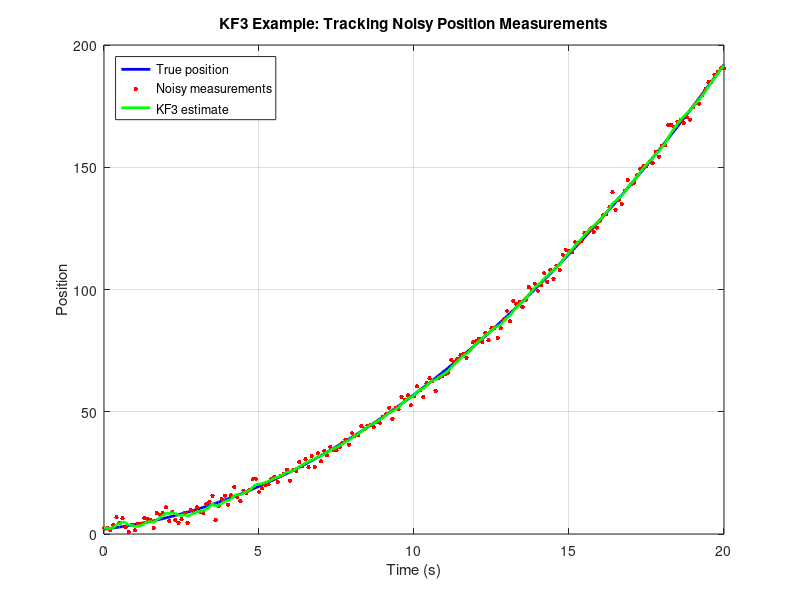
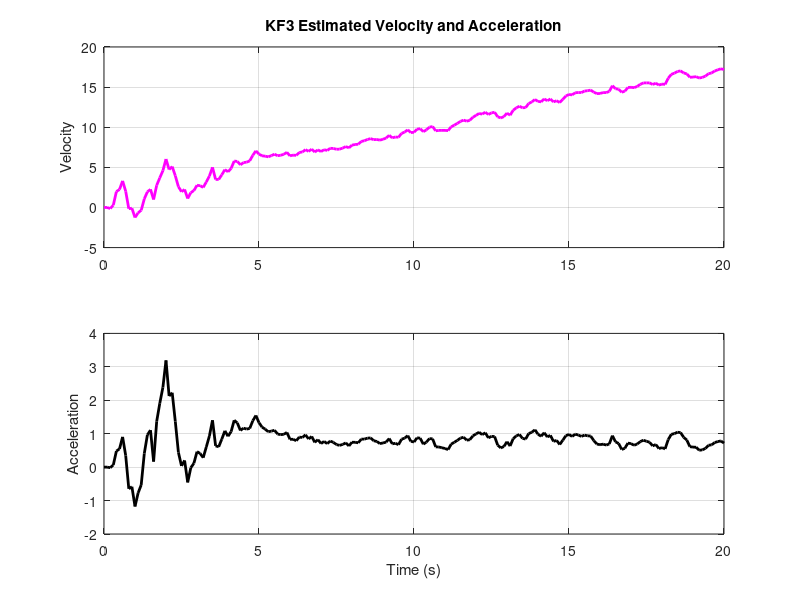

Write MATLAB code to recreate these figures, in order.
% KF3 example problem: estimate 1D motion (position, velocity, acceleration)
% from noisy position measurements and plot the result.

clear; clc; close all;

dt = 0.1;
T = 20;
t = 0:dt:T;

% True motion with constant acceleration
a_true = 0.8;
x_true = 2 + 1.5*t + 0.5*a_true*t.^2;

% Noisy measurements
sigma_meas = 2.0;
z = x_true + sigma_meas*randn(size(x_true));

% KF3 state: [position; velocity; acceleration]
F = [1 dt 0.5*dt^2;
     0 1  dt;
     0 0  1];
H = [1 0 0];
Q = diag([1e-4 1e-3 1e-2]);
R = sigma_meas^2;

n = numel(t);
x_hat = zeros(3, n);
P = eye(3) * 10;
x_hat(:,1) = [z(1); 0; 0];

for k = 2:n
    x_pred = F * x_hat(:,k-1);
    P_pred = F * P * F' + Q;

    y = z(k) - H * x_pred;
    S = H * P_pred * H' + R;
    K = (P_pred * H') / S;

    x_hat(:,k) = x_pred + K * y;
    P = (eye(3) - K * H) * P_pred;
end

figure();
plot(t, x_true, 'b-', 'LineWidth', 2); hold on;
plot(t, z, 'r.', 'MarkerSize', 10);
plot(t, x_hat(1,:), 'g-', 'LineWidth', 2);
grid on;
xlabel('Time (s)');
ylabel('Position');
title('KF3 Example: Tracking Noisy Position Measurements');
legend('True position', 'Noisy measurements', 'KF3 estimate', 'Location', 'northwest');

figure();
subplot(2,1,1);
plot(t, x_hat(2,:), 'm-', 'LineWidth', 2);
grid on;
ylabel('Velocity');
title('KF3 Estimated Velocity and Acceleration');

subplot(2,1,2);
plot(t, x_hat(3,:), 'k-', 'LineWidth', 2);
grid on;
xlabel('Time (s)');
ylabel('Acceleration');
